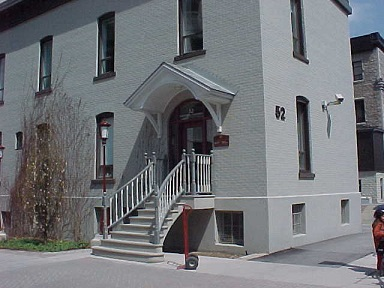
//> input picture OpenCV_Linux_Ubuntu/images/building.jpg, 384 x 288 px
$ ./mserFeatures   (built with g++ and OpenCV 4)
//> lines starting //> are read from the running program, lines starting //| are printed output that depends on the picture; after the words box and inside, x2 and y2 are one past the last pixel; in counts of white or black regions, pixels touching at a corner belong together
/**
 * @File    : mserFeatures.cpp
 * @Brief   : 最大稳定外部区域（MSER）算法从图像中提取有意义的区域
 * @Author  : Wei Li
 * @Date    : 2021-07-29
*/

#include <iostream>
#include <vector>
#include <opencv2/highgui.hpp>
#include <opencv2/imgproc.hpp>
#include <opencv2/features2d.hpp>

int main(int argc, char **argv)
{
    // Read input image
    cv::Mat image = cv::imread("./../images/building.jpg", 0);
//> image: 288 rows x 384 cols, CV_8UC1; min 0, max 255, mean 115.5
    if (!image.data)
    {
        std::cerr << "--Error reading building image file." << std::endl;
        return 1;
    }
    cv::namedWindow("Image");
    cv::imshow("Image", image);

    // basic MSER detector
    cv::Ptr<cv::MSER> ptrMSER = cv::MSER::create(5,     // delta value for local minima detection
                                                 200,   // min acceptable area
                                                 2000); // max acceptable area

    // vector of point sets
    std::vector<std::vector<cv::Point>> points;
    // vector of rectangles
    std::vector<cv::Rect> rects;
    // detect MSER features
    ptrMSER->detectRegions(image, points, rects);
//> points = 158 contours, 4 with area under 20; largest, box (x1, y1, x2, y2) and area: (101, 203, 214, 270) 6161, (101, 203, 214, 270) 4490, (296, 95, 317, 181) 4123, (296, 95, 315, 180) 3361, (296, 95, 315, 180) 3352; rects = 158 Rects (x, y, width, height), first 8: [1, 1, 68, 31], [1, 1, 69, 31], [1, 1, 70, 31], [1, 1, 71, 32], [1, 1, 71, 32], [1, 1, 73, 32], [1, 1, 74, 33], [1, 1, 74, 33]

    std::cout << points.size() << " MSERs detected" << std::endl;
//| 158 MSERs detected

    // create white image
    cv::Mat output(image.size(), CV_8UC3);
    output = cv::Scalar(255, 255, 255);

    // OpenCV random number generator
    cv::RNG rng;

    // Display the MSERs in color areas
    // for each detected feature
    // reverse order to display the larger MSER first
    for (std::vector<std::vector<cv::Point>>::reverse_iterator it = points.rbegin(); it != points.rend(); ++it)
    {
        // generate a random color
        cv::Vec3b c(rng.uniform(0, 254),
                    rng.uniform(0, 254),
                    rng.uniform(0, 254));

        std::cout << "MSER size= " << it->size() << std::endl;

        // for each point in MSER set
        for (std::vector<cv::Point>::iterator itPts = it->begin(); itPts != it->end(); ++itPts)
        {
            //do not overwrite MSER pixels
            if (output.at<cv::Vec3b>(*itPts)[0] == 255)
            {
                output.at<cv::Vec3b>(*itPts) = c;
            }
        }
    }
//> this loop made 158 passes
//| MSER size= 329
//| MSER size= 301
//| MSER size= 490
//| MSER size= 457
//| MSER size= 626
//| MSER size= 410
//| MSER size= 410
//| MSER size= 259
//> (output is shown up to pass 8 of 158)
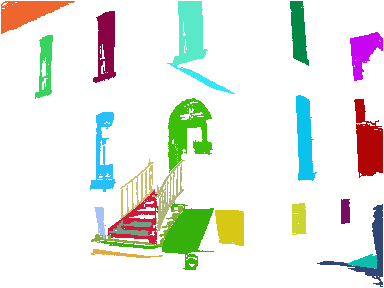
//> output: 288 rows x 384 cols, CV_8UC3; mean B, G, R 226.9, 234.1, 230

    cv::namedWindow("MSER point sets");
    cv::imshow("MSER point sets", output);
    cv::imwrite("mser.bmp", output);

    // Extract and display the rectangular MSERs
    std::vector<cv::Rect>::iterator itr = rects.begin();
    std::vector<std::vector<cv::Point>>::iterator itp = points.begin();
    for (; itr != rects.end(); ++itr, ++itp)
    {
        // ratio test
        if (static_cast<double>(itp->size()) / itr->area() > 0.6)
            cv::rectangle(image, *itr, cv::Scalar(255), 2);
    }
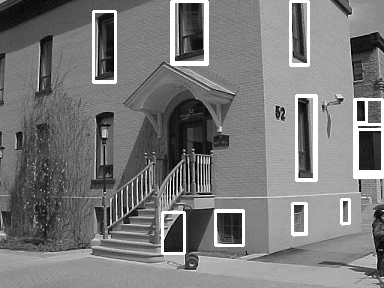
//> image: 288 rows x 384 cols, CV_8UC1; min 0, max 255, mean 121.7

    // Display the resulting image
    cv::namedWindow("Rectangular MSERs");
    cv::imshow("Rectangular MSERs", image);

    // Reload the input image
    image = cv::imread("./../images/building.jpg", 0);
    if (!image.data)
    {
        std::cerr << "--Error reading building image file." << std::endl;
        return 1;
    }

    // Extract and display the elliptic MSERs
    for (std::vector<std::vector<cv::Point>>::iterator it = points.begin(); it != points.end(); ++it)
    {
        // for each point in MSER set
        for (std::vector<cv::Point>::iterator itPts = it->begin(); itPts != it->end(); ++itPts)
        {
            // Extract bouding rectangles
            cv::RotatedRect rr = cv::minAreaRect(*it);
            // check ellipse elongation
            if (rr.size.height / rr.size.height > 0.6 || rr.size.height / rr.size.height < 1.6)
                cv::ellipse(image, rr, cv::Scalar(255), 2);
        }
    }
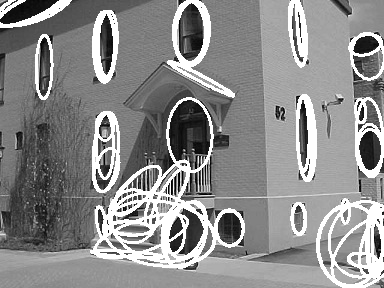
//> image: 288 rows x 384 cols, CV_8UC1; min 0, max 255, mean 139.3

    // Display the image
    cv::namedWindow("MSER ellipses");
    cv::imshow("MSER ellipses", image);

    cv::waitKey();
    cv::destroyAllWindows();
    return 0;
}

$ run again, with OpenCV_Linux_Ubuntu/images/baboon01.jpg copied over OpenCV_Linux_Ubuntu/images/building.jpg
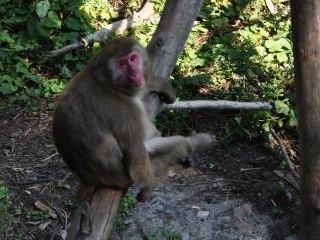
//> input picture OpenCV_Linux_Ubuntu/images/baboon01.jpg, 320 x 240 px
//> points = 141 contours, 9 with area under 20; largest, box (x1, y1, x2, y2) and area: (233, 18, 294, 90) 6681, (233, 18, 294, 89) 6296, (79, 1, 166, 49) 5274, (79, 1, 166, 49) 4742, (135, 95, 185, 151) 4700; rects = 141 Rects (x, y, width, height), first 8: [149, 88, 25, 17], [169, 66, 86, 36], [146, 1, 32, 60], [146, 1, 32, 60], [146, 1, 33, 60], [146, 1, 33, 62], [103, 1, 31, 23], [103, 1, 31, 23]
//| 141 MSERs detected
//> the loop `for (std::vector<std::vector<cv::Point>>::reverse_iterator it = points..` made 141 passes
//| MSER size= 524
//| MSER size= 1909
//| MSER size= 1840
//| MSER size= 1702
//| MSER size= 1558
//> (output is shown up to pass 5 of 141)
//> after the loop `for (std::vector<std::vector<cv::Point>>::reverse_iterator it = points..`:
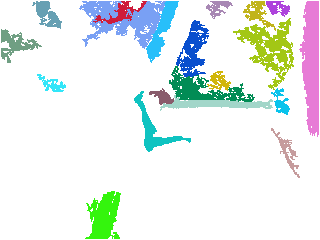
//> output: 240 rows x 320 cols, CV_8UC3; mean B, G, R 236.1, 238, 229.9
//> the loop `for (; itr != rects.end(); ++itr, ++itp)` made 141 passes
//> the loop `for (std::vector<std::vector<cv::Point>>::iterator it = points.begin()..` made 141 passes
//> after the loop `for (std::vector<std::vector<cv::Point>>::iterator it = points.begin()..`:
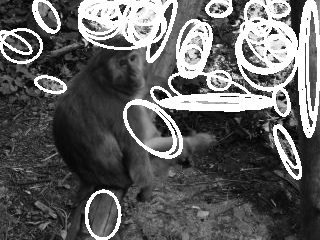
//> image: 240 rows x 320 cols, CV_8UC1; min 0, max 255, mean 97.9

$ run again, with OpenCV_Linux_Ubuntu/images/baboon02.jpg copied over OpenCV_Linux_Ubuntu/images/building.jpg
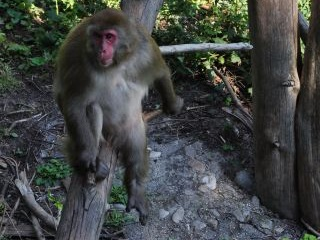
//> input picture OpenCV_Linux_Ubuntu/images/baboon02.jpg, 320 x 240 px
//> points = 44 contours, 2 with area under 20; largest, box (x1, y1, x2, y2) and area: (265, 1, 311, 113) 10303, (266, 1, 311, 113) 7128, (269, 1, 311, 113) 4262, (270, 1, 311, 110) 3805, (1, 152, 66, 231) 2622; rects = 44 Rects (x, y, width, height), first 8: [151, 26, 44, 20], [26, 1, 20, 23], [159, 43, 86, 9], [159, 43, 86, 9], [159, 42, 86, 10], [159, 42, 87, 10], [159, 40, 94, 12], [159, 40, 94, 12]
//| 44 MSERs detected
//> the loop `for (std::vector<std::vector<cv::Point>>::reverse_iterator it = points..` made 44 passes
//| MSER size= 289
//| MSER size= 278
//| MSER size= 1704
//| MSER size= 1590
//| MSER size= 1520
//> (output is shown up to pass 5 of 44)
//> after the loop `for (std::vector<std::vector<cv::Point>>::reverse_iterator it = points..`:
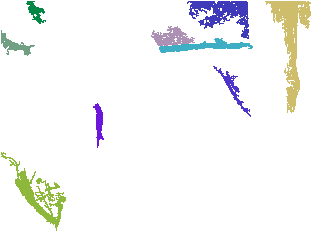
//> output: 240 rows x 320 cols, CV_8UC3; mean B, G, R 245.7, 246.2, 245.2
//> the loop `for (; itr != rects.end(); ++itr, ++itp)` made 44 passes
//> the loop `for (std::vector<std::vector<cv::Point>>::iterator it = points.begin()..` made 44 passes
//> after the loop `for (std::vector<std::vector<cv::Point>>::iterator it = points.begin()..`:
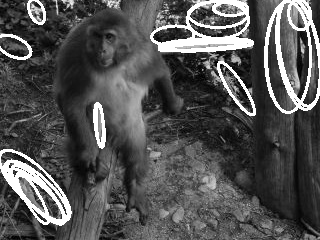
//> image: 240 rows x 320 cols, CV_8UC1; min 0, max 255, mean 83

$ run again, with OpenCV_Linux_Ubuntu/images/beach.jpg copied over OpenCV_Linux_Ubuntu/images/building.jpg
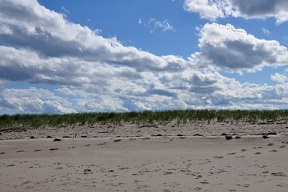
//> input picture OpenCV_Linux_Ubuntu/images/beach.jpg, 288 x 192 px
//> points = 39 contours, 2 with area under 20; largest, box (x1, y1, x2, y2) and area: (197, 22, 287, 76) 15322, (197, 22, 287, 76) 13246, (198, 22, 287, 73) 10462, (198, 22, 287, 73) 10420, (199, 22, 287, 62) 7552; rects = 39 Rects (x, y, width, height), first 8: [1, 1, 37, 21], [1, 1, 37, 21], [1, 24, 98, 34], [1, 24, 98, 34], [1, 24, 99, 35], [1, 1, 38, 22], [1, 60, 80, 32], [1, 60, 81, 38]
//| 39 MSERs detected
//> the loop `for (std::vector<std::vector<cv::Point>>::reverse_iterator it = points..` made 39 passes
//| MSER size= 1011
//| MSER size= 1670
//| MSER size= 948
//| MSER size= 889
//| MSER size= 353
//> (output is shown up to pass 5 of 39)
//> after the loop `for (std::vector<std::vector<cv::Point>>::reverse_iterator it = points..`:
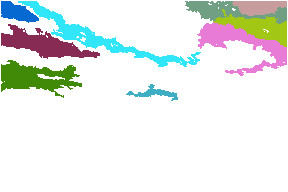
//> output: 192 rows x 288 cols, CV_8UC3; mean B, G, R 233, 235.3, 230.4
//> the loop `for (; itr != rects.end(); ++itr, ++itp)` made 39 passes
//> the loop `for (std::vector<std::vector<cv::Point>>::iterator it = points.begin()..` made 39 passes
//> after the loop `for (std::vector<std::vector<cv::Point>>::iterator it = points.begin()..`:
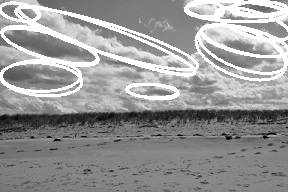
//> image: 192 rows x 288 cols, CV_8UC1; min 0, max 255, mean 151.3
